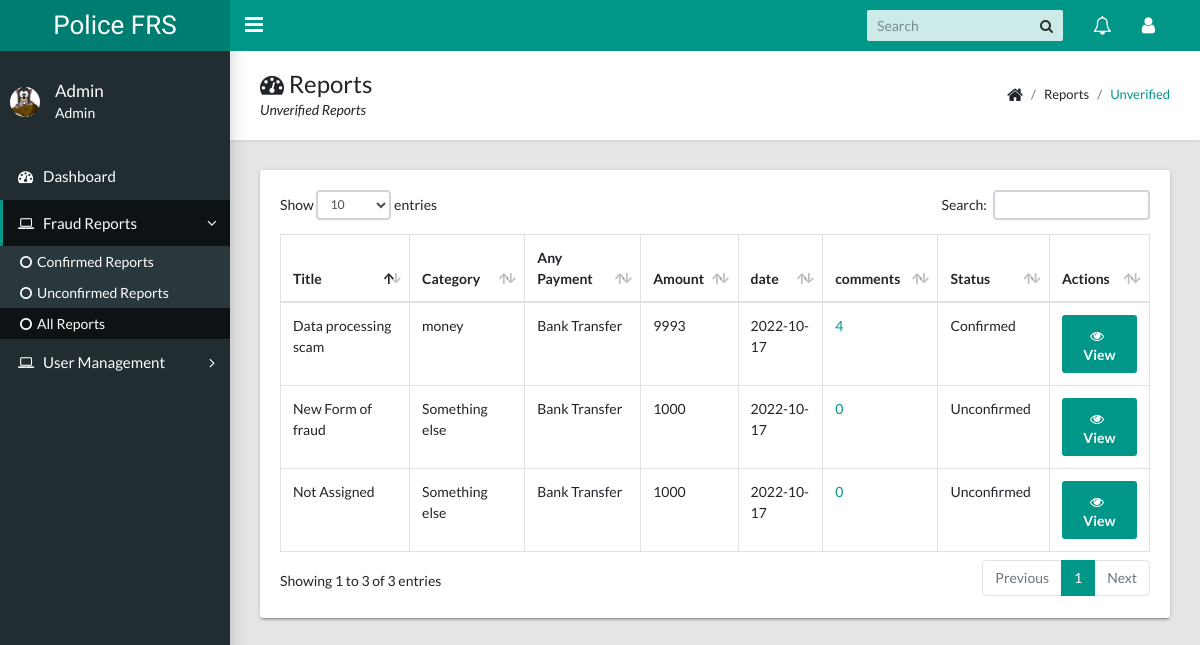
The page /admin/page-reports.php on the database its author committed.
### tables this page shows
CREATE TABLE IF NOT EXISTS `reports` (
  `r_id` int(11) NOT NULL AUTO_INCREMENT,
  `r_title` varchar(100) DEFAULT NULL,
  `r_cat` varchar(100) NOT NULL,
  `r_comm` varchar(100) NOT NULL,
  `r_offer` varchar(100) DEFAULT NULL,
  `r_offer2` varchar(100) DEFAULT NULL,
  `r_bearer` varchar(100) DEFAULT NULL,
  `r_platform` varchar(100) DEFAULT NULL,
  `r_profile` varchar(100) DEFAULT NULL,
  `r_todo` varchar(100) DEFAULT NULL,
  `r_payment` varchar(100) DEFAULT NULL,
  `r_amount` int(11) DEFAULT NULL,
  `r_date` date NOT NULL,
  `r_any` varchar(500) DEFAULT NULL,
  `r_track` varchar(100) NOT NULL,
  `r_status` int(11) NOT NULL DEFAULT 0,
  `r_count` int(11) NOT NULL DEFAULT 0,
  `date` timestamp NOT NULL DEFAULT current_timestamp(),
  PRIMARY KEY (`r_id`)
);

### admin/page-reports.php (the view, shortened to what this page needs)
<?php include_once("../connection.php"); ?>
<?php
    $report_sql = "SELECT * FROM reports order by r_id desc";
    $report_result = mysqli_query($conn, $report_sql);
    $report_row = mysqli_fetch_assoc($report_result);
    $rows = mysqli_num_rows($report_result);
?>
<!DOCTYPE html>
<html lang="en">
  <head>
    <link rel="stylesheet" type="text/css" href="css/main.css">
    <link rel="stylesheet" type="text/css" href="https://maxcdn.bootstrapcdn.com/font-awesome/4.7.0/css/font-awesome.min.css">
  </head>
  <body class="app sidebar-mini">
    <header class="app-header"><a class="app-header__logo" href="index.html">Police FRS</a>
      <a class="app-sidebar__toggle" href="#" data-toggle="sidebar" aria-label="Hide Sidebar"></a>
      <ul class="app-nav">
        <li class="app-search">
          <input class="app-search__input" type="search" placeholder="Search">
          <button class="app-search__button"><i class="fa fa-search"></i></button>
        </li>
        <li class="dropdown"><a class="app-nav__item" href="#" data-toggle="dropdown" aria-label="Show notifications"><i class="fa fa-bell-o fa-lg"></i></a>
        </li>
        <li class="dropdown"><a class="app-nav__item" href="#" data-toggle="dropdown" aria-label="Open Profile Menu"><i class="fa fa-user fa-lg"></i></a>
        </li>
      </ul>
    </header>
    <aside class="app-sidebar">
    <div class="app-sidebar__user"><img class="app-sidebar__user-avatar" src="../assets/images/mole.png" alt="User Image">
        <div>
          <p class="app-sidebar__user-name">Admin</p>
          <p class="app-sidebar__user-designation">Admin</p>
        </div>
      </div>
      <ul class="app-menu">
        <li><a class="app-menu__item " href="dashboard.php"><i class="app-menu__icon fa fa-dashboard"></i><span class="app-menu__label">Dashboard</span></a></li>
        <li class="treeview is-expanded"><a class="app-menu__item" href="#" data-toggle="treeview"><i class="app-menu__icon fa fa-laptop"></i><span class="app-menu__label">Fraud Reports</span><i class="treeview-indicator fa fa-angle-right"></i></a>
          <ul class="treeview-menu">
            <li><a class="treeview-item" href="page-reports-confirmed.php"><i class="icon fa fa-circle-o"></i> Confirmed Reports</a></li>
            <li><a class="treeview-item" href="page-reports-unconfirmed.php"><i class="icon fa fa-circle-o"></i> Unconfirmed Reports</a></li>
            <li><a class="treeview-item active" href="page-reports.php"><i class="icon fa fa-circle-o"></i> All Reports</a></li>
          </ul>
        </li>
        <li class="treeview"><a class="app-menu__item" href="#" data-toggle="treeview"><i class="app-menu__icon fa fa-laptop"></i><span class="app-menu__label">User Management</span><i class="treeview-indicator fa fa-angle-right"></i></a>
        </li>
      </ul>
    </aside>
    <main class="app-content">
      <div class="app-title">
        <div>
          <h1><i class="fa fa-dashboard"></i> Reports</h1>
          <p>Unverified Reports</p>
        </div>
        <ul class="app-breadcrumb breadcrumb">
          <li class="breadcrumb-item"><i class="fa fa-home fa-lg"></i></li>
          <li class="breadcrumb-item">Reports</li>
          <li class="breadcrumb-item"><a href="#">Unverified</a></li>
        </ul>
      </div>
      <div class="row">
        <div class="col-md-12">
          <div class="tile">
            <div class="tile-body">
              <div class="table-responsive">
                <table class="table table-hover table-bordered" id="sampleTable">
                  <thead>
                    <tr>
                      <th>Title</th>
                      <th>Category</th>
                      <th>Any Payment</th>
                      <th>Amount</th>
                      <th>date</th>
                      <th>comments</th>
                      <th>Status</th>
                      <th>Actions</th>
                    </tr>
                  </thead>
                  <tbody>
                  <?php
                    if($rows >0){
                    do{
                  ?>
                    <tr>
                      <td>
                        <?php if(isset($report_row['r_title']) && !empty($report_row['r_title'])) { echo $report_row['r_title']; }else{ echo "Not Assigned"; } ?>
                      </td>
                      <td>
                        <?php if(isset($report_row['r_cat']) && !empty($report_row['r_cat'])) { echo $report_row['r_cat']; }else{ echo "Not Assigned"; } ?>
                      </td>
                      <td>
                        <?php if(isset($report_row['r_payment']) && !empty($report_row['r_payment'])) { echo $report_row['r_payment']; }else{ echo "Not Assigned"; } ?>
                      </td>
                      <td><?php if(isset($report_row['r_amount']) && !empty($report_row['r_amount'])) { echo $report_row['r_amount']; }else{ echo "Not Assigned"; } ?></td>
                      <td>
                        <?php if(isset($report_row['r_date']) && !empty($report_row['r_date'])) { echo $report_row['r_date']; }else{ echo "Not Assigned"; } ?>
                      </td>
                      <td>
                        <?php
                           $report_comments_sql = "SELECT * FROM reports_comments where r_id = {$report_row['r_id']}";
                           $report_comments_result = mysqli_query($conn, $report_comments_sql);
                           $report_comments_rows = mysqli_num_rows($report_comments_result);
                        ?>
                        <a href="page-report.php?r_id=<?php echo $report_row['r_id']; ?>"><?php echo $report_comments_rows;  ?></a>
                      </td>
                      <td>
                        <?php if(isset($report_row['r_status']) && $report_row['r_status'] == 0) { echo "Unconfirmed"; }else{ echo "Confirmed"; } ?>
                      </td>
                      <td>
                        <a href="page-report.php?r_id=<?php echo $report_row['r_id']; ?>">
                          <button type="button" class="btn btn-primary">
                            <i class="fa fa-eye" aria-hidden="true"></i>
                            View
                          </button>
                        </a>
                      </td>
                    </tr>
                    <?php
                      }while($report_row = mysqli_fetch_assoc($report_result));
                    }
                    ?>
                  </tbody>
                </table>
              </div>
            </div>
          </div>
        </div>
      </div>
    </main>
  </body>
</html>

### rows shown on the page
reports: r_title "Data processing scam", r_cat "money", r_payment "Bank Transfer", r_amount "9993", r_date "2022-10-17", report_comments_rows "4", r_status "Confirmed"
reports: shows "Not Assigned", r_cat "Something else", r_payment "Bank Transfer", r_amount "1000", r_date "2022-10-17", report_comments_rows "0", r_status "Unconfirmed"
reports: r_title "New Form of fraud", r_cat "Something else", r_payment "Bank Transfer", r_amount "1000", r_date "2022-10-17", report_comments_rows "0", r_status "Unconfirmed"
